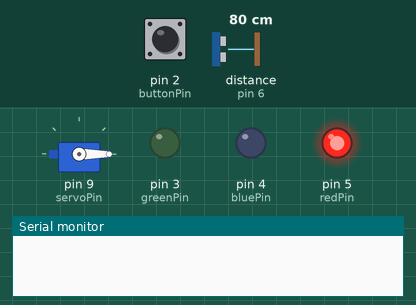
A sketch run on a simulated Arduino Uno, built with avr-gcc and run on an emulated ATmega328P. Parts: servo, output pins drawn as LEDs (lit = HIGH), the last lines printed to the serial monitor. Wiring (inferred from the names in the program): ultrasonic range finder: trigger pin 7; echo pin 6. Inputs (shaded band) come from the test bench; at power-on: pin 2 (buttonPin) HIGH, distance to the obstacle (sensor on pin 6) 80 cm. The echo pulse lasts 58.3 µs per cm; pins used as bus, display or sensor lines are not drawn.

Above: at 1.2 s.
1.3 s: pin 2 (buttonPin) pulled LOW for 0.15 s
At 2.1 s:
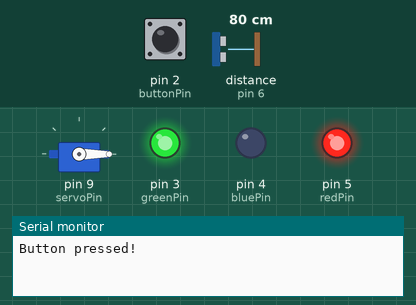
At 3.5 s:
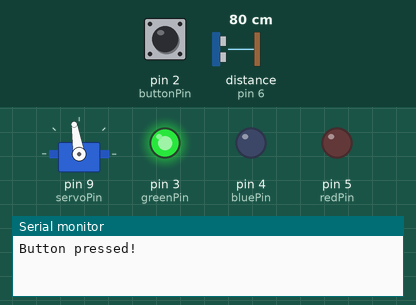
4.4 s: distance to the obstacle (sensor on pin 6) set to 2 cm
5.9 s: pin 2 (buttonPin) pulled LOW for 1 s
9.9 s: distance to the obstacle (sensor on pin 6) set to 18 cm
12.9 s: pin 2 (buttonPin) pulled LOW for 3.2 s
At 16.6 s:
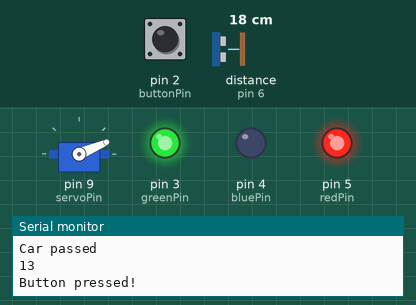
Timing chart, 0 to 18.3 s (numbered marks = the images above; inputs shaded):
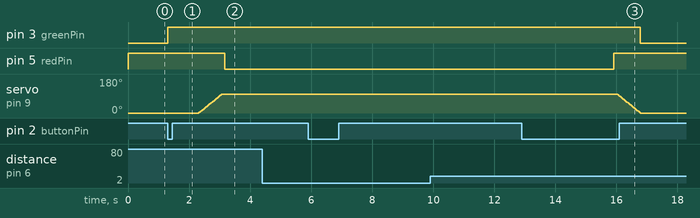

Measured:
- after the input at 1.3 s, pin 3 (greenPin): LOW → HIGH at once; pin 5 (redPin): HIGH → LOW after 1.9 s; servo on pin 9 (servoPin): moves from 0° to 99° over 0.74 s, starting after 1.0 s
- after the input at 12.9 s, pin 3 (greenPin): HIGH → LOW after 3.9 s instead of 0.90 s; pin 5 (redPin): LOW → HIGH after 3.0 s instead of 0.03 s

The sketch:

barrier.ino
```cpp
#include <Servo.h>


const int buttonPin = 2;
const int greenPin = 3;
const int bluePin = 4;
const int redPin = 5;
const int echoPin = 6;
const int trigPin = 7;
const int servoPin = 9;
int r = 255, g = 0, b = 0;

int angle = 0;
volatile bool buttonState = LOW;

void myISR() {
  buttonState = !buttonState;
}
Servo servoMotor;
long duration;
int distance;

unsigned long objectDetectedTime = 0;

void setColor(int R, int G, int B) {
  analogWrite(redPin,   R);
  analogWrite(greenPin, G);
  analogWrite(bluePin,  B);
}

void setup()
{
  pinMode(redPin, OUTPUT);
  pinMode(greenPin, OUTPUT);
  pinMode(bluePin, OUTPUT);
  pinMode(buttonPin, INPUT_PULLUP);
  attachInterrupt(digitalPinToInterrupt(buttonPin), myISR, FALLING);

  servoMotor.attach(servoPin);
  servoMotor.write(angle);

  pinMode(trigPin, OUTPUT);
  pinMode(echoPin, INPUT_PULLUP);

  Serial.begin(9600);
}

int checkObjectDetected() {
  digitalWrite(trigPin, LOW);
  delayMicroseconds(2);
  digitalWrite(trigPin, HIGH);
  delayMicroseconds(10);
  digitalWrite(trigPin, LOW);
  duration = pulseIn(echoPin, HIGH);

  distance = duration * 0.034 / 2;
  if (distance == 0)
    return 0;
  if (distance < 10) {
    for (int i = 0; i < 10; i++) {
        digitalWrite(trigPin, LOW);
        delayMicroseconds(2);
        digitalWrite(trigPin, HIGH);
        delayMicroseconds(10);
        digitalWrite(trigPin, LOW);
        duration = pulseIn(echoPin, HIGH);

        distance = duration * 0.034 / 2;
        if (distance >= 10)
          return -1;
    }
    Serial.println("Object detected!");
    objectDetectedTime = millis();
    return 1;
  } else {
    return -1;
  }
}

void lift_servo() {
  float pre_pos = 0.0;
  bool objectDetected = false;

  for (float pos = 0.0; pos <= 100.0; pos += 0.01) {
    servoMotor.write(pos);
  }
}

void down_servo() {
  for (float pos = 100.0; pos >= 0.0; pos -= 0.01) {
    servoMotor.write(pos);

  }
}

bool carPassed = false;
void loop()
{
  setColor(r, g, b);
  if (buttonState)
  {
    Serial.println("Button pressed!");

    if(angle == 0) {
      r = 255;
      g = 255;
      b = 0;
      setColor(r, g, b);
      delay(1000);
      lift_servo();
      r = 0;
      delay(100);
      setColor(r, g, b);
      angle = 100;
    } else if(angle == 100) {
      objectDetectedTime = millis();
    }

    delay(200);
    buttonState = LOW;
  }

  int objectDetected = checkObjectDetected();
  if (angle == 100 && objectDetected > 0) {
    Serial.println("Car passed");
    Serial.println((millis() - objectDetectedTime));
    carPassed = true;
  }
  if (carPassed) {
    objectDetected = checkObjectDetected();
    bool still_there = false;
    for (int i = 0; i < 20; i++) {
      objectDetected = checkObjectDetected();
      if (objectDetected > 0) {
        still_there = true;
        break;
      }
    }
    if (millis() - objectDetectedTime >= 3000 && !still_there && carPassed) {
      r = 255;
      g = 255;
      b = 0;
      setColor(r, g, b);
      delay(100);
      down_servo();
      g = 0;
      setColor(r, g, b);
      angle = 0;
      carPassed = false;
    }
  }
}
```
